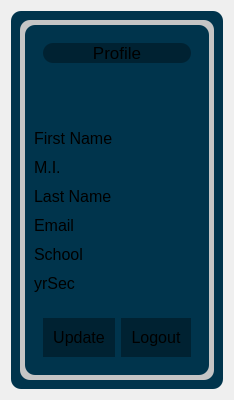
                  <widget class="QWidget" name="page_4">
                   <layout class="QVBoxLayout" name="verticalLayout_14">
                    <item>
                     <widget class="QWidget" name="widget_7" native="true">
                      <property name="styleSheet">
                       <string notr="true">#widget_7{
	background-color: rgb(0, 52, 76);
	border-radius: 10px;
}</string>
                      </property>
                      <layout class="QVBoxLayout" name="verticalLayout_47">
                       <item>
                        <widget class="QFrame" name="frame_39">
                         <property name="styleSheet">
                          <string notr="true">background-color: rgb(197, 197, 197);
border-radius:10px;</string>
                         </property>
                         <property name="frameShape">
                          <enum>QFrame::StyledPanel</enum>
                         </property>
                         <property name="frameShadow">
                          <enum>QFrame::Raised</enum>
                         </property>
                         <layout class="QVBoxLayout" name="verticalLayout_52">
                          <property name="spacing">
                           <number>0</number>
                          </property>
                          <property name="leftMargin">
                           <number>5</number>
                          </property>
                          <property name="topMargin">
                           <number>5</number>
                          </property>
                          <property name="rightMargin">
                           <number>5</number>
                          </property>
                          <property name="bottomMargin">
                           <number>5</number>
                          </property>
                          <item>
                           <widget class="QFrame" name="frame_35">
                            <property name="styleSheet">
                             <string notr="true">	background-color: rgb(0, 52, 76);</string>
                            </property>
                            <property name="frameShape">
                             <enum>QFrame::StyledPanel</enum>
                            </property>
                            <property name="frameShadow">
                             <enum>QFrame::Raised</enum>
                            </property>
                            <layout class="QVBoxLayout" name="verticalLayout_48">
                             <item>
                              <widget class="QFrame" name="frame_36">
                               <property name="frameShape">
                                <enum>QFrame::StyledPanel</enum>
                               </property>
                               <property name="frameShadow">
                                <enum>QFrame::Raised</enum>
                               </property>
                               <layout class="QVBoxLayout" name="verticalLayout_49">
                                <property name="bottomMargin">
                                 <number>50</number>
                                </property>
                                <item>
                                 <widget class="QLabel" name="label_11">
                                  <property name="font">
                                   <font>
                                    <pointsize>13</pointsize>
                                   </font>
                                  </property>
                                  <property name="styleSheet">
                                   <string notr="true">	background-color: rgb(0, 34, 50);	</string>
                                  </property>
                                  <property name="text">
                                   <string>Profile</string>
                                  </property>
                                  <property name="alignment">
                                   <set>Qt::AlignCenter</set>
                                  </property>
                                 </widget>
                                </item>
                               </layout>
                              </widget>
                             </item>
                             <item>
                              <widget class="QFrame" name="frame_38">
                               <property name="frameShape">
                                <enum>QFrame::StyledPanel</enum>
                               </property>
                               <property name="frameShadow">
                                <enum>QFrame::Raised</enum>
                               </property>
                               <layout class="QVBoxLayout" name="verticalLayout_51">
                                <property name="spacing">
                                 <number>0</number>
                                </property>
                                <property name="leftMargin">
                                 <number>0</number>
                                </property>
                                <property name="topMargin">
                                 <number>0</number>
                                </property>
                                <property name="rightMargin">
                                 <number>0</number>
                                </property>
                                <property name="bottomMargin">
                                 <number>0</number>
                                </property>
                                <item>
                                 <widget class="QFrame" name="frame_37">
                                  <property name="frameShape">
                                   <enum>QFrame::StyledPanel</enum>
                                  </property>
                                  <property name="frameShadow">
                                   <enum>QFrame::Raised</enum>
                                  </property>
                                  <layout class="QVBoxLayout" name="verticalLayout_50">
                                   <property name="spacing">
                                    <number>10</number>
                                   </property>
                                   <property name="leftMargin">
                                    <number>0</number>
                                   </property>
                                   <property name="topMargin">
                                    <number>10</number>
                                   </property>
                                   <property name="rightMargin">
                                    <number>0</number>
                                   </property>
                                   <property name="bottomMargin">
                                    <number>10</number>
                                   </property>
                                   <item>
                                    <widget class="QLabel" name="label">
                                     <property name="font">
                                      <font>
                                       <pointsize>12</pointsize>
                                      </font>
                                     </property>
                                     <property name="text">
                                      <string>First Name</string>
                                     </property>
                                     <property name="scaledContents">
                                      <bool>false</bool>
                                     </property>
                                     <property name="alignment">
                                      <set>Qt::AlignLeading|Qt::AlignLeft|Qt::AlignVCenter</set>
                                     </property>
                                    </widget>
                                   </item>
                                   <item>
                                    <widget class="QLabel" name="label_2">
                                     <property name="font">
                                      <font>
                                       <pointsize>12</pointsize>
                                      </font>
                                     </property>
                                     <property name="text">
                                      <string>M.I.</string>
                                     </property>
                                     <property name="alignment">
                                      <set>Qt::AlignLeading|Qt::AlignLeft|Qt::AlignVCenter</set>
                                     </property>
                                    </widget>
                                   </item>
                                   <item>
                                    <widget class="QLabel" name="label_3">
                                     <property name="font">
                                      <font>
                                       <pointsize>12</pointsize>
                                      </font>
                                     </property>
                                     <property name="text">
                                      <string>Last Name</string>
                                     </property>
                                     <property name="alignment">
                                      <set>Qt::AlignLeading|Qt::AlignLeft|Qt::AlignVCenter</set>
                                     </property>
                                    </widget>
                                   </item>
                                   <item>
                                    <widget class="QLabel" name="label_29">
                                     <property name="font">
                                      <font>
                                       <pointsize>12</pointsize>
                                      </font>
                                     </property>
                                     <property name="text">
                                      <string>Email</string>
                                     </property>
                                    </widget>
                                   </item>
                                   <item>
                                    <widget class="QLabel" name="label_28">
                                     <property name="font">
                                      <font>
                                       <pointsize>12</pointsize>
                                      </font>
                                     </property>
                                     <property name="text">
                                      <string>School</string>
                                     </property>
                                    </widget>
                                   </item>
                                   <item>
                                    <widget class="QLabel" name="label_16">
                                     <property name="font">
                                      <font>
                                       <pointsize>12</pointsize>
                                      </font>
                                     </property>
                                     <property name="text">
                                      <string>yrSec</string>
                                     </property>
                                    </widget>
                                   </item>
                                  </layout>
                                 </widget>
                                </item>
                               </layout>
                              </widget>
                             </item>
                             <item alignment="Qt::AlignBottom">
                              <widget class="QFrame" name="frame_40">
                               <property name="frameShape">
                                <enum>QFrame::StyledPanel</enum>
                               </property>
                               <property name="frameShadow">
                                <enum>QFrame::Raised</enum>
                               </property>
                               <layout class="QHBoxLayout" name="horizontalLayout_22">
                                <item>
                                 <widget class="QPushButton" name="updateAcc_pushButton">
                                  <property name="font">
                                   <font>
                                    <pointsize>12</pointsize>
                                   </font>
                                  </property>
                                  <property name="styleSheet">
                                   <string notr="true">#updateAcc_pushButton{
	background-color: rgb(0, 34, 50);	
	border-radius: 20px;
	padding: 10px 10px;	
}

#updateAcc_pushButton:hover{
	background-color: rgb(145, 173, 179);
	border-radius: 20px
}
#updateAcc_pushButton:pressed{
	background-color: rgb(78, 93, 100);
}
</string>
                                  </property>
                                  <property name="text">
                                   <string>Update</string>
                                  </property>
                                 </widget>
                                </item>
                                <item>
                                 <widget class="QPushButton" name="logoutAcc_pushButton">
                                  <property name="font">
                                   <font>
                                    <pointsize>12</pointsize>
                                   </font>
                                  </property>
                                  <property name="styleSheet">
                                   <string notr="true">#logoutAcc_pushButton{
	background-color: rgb(0, 34, 50);	
	border-radius: 20px;
	padding: 10px 10px;	
}

#logoutAcc_pushButton:hover{
	background-color: rgb(145, 173, 179);
	border-radius: 20px
}
#logoutAcc_pushButton:pressed{
	background-color: rgb(78, 93, 100);
}
</string>
                                  </property>
                                  <property name="text">
                                   <string>Logout</string>
                                  </property>
                                 </widget>
                                </item>
                               </layout>
                              </widget>
                             </item>
                            </layout>
                           </widget>
                          </item>
                         </layout>
                        </widget>
                       </item>
                      </layout>
                     </widget>
                    </item>
                   </layout>
                  </widget>
